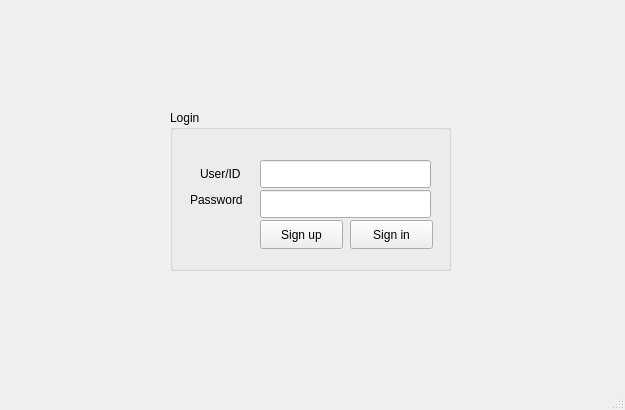
<?xml version="1.0" encoding="UTF-8"?>
<ui version="4.0">
 <class>LoginWindow</class>
 <widget class="QMainWindow" name="LoginWindow">
  <property name="geometry">
   <rect>
    <x>0</x>
    <y>0</y>
    <width>625</width>
    <height>410</height>
   </rect>
  </property>
  <property name="windowTitle">
   <string>LoginWindow</string>
  </property>
  <widget class="QWidget" name="centralwidget">
   <widget class="QGroupBox" name="groupBox">
    <property name="geometry">
     <rect>
      <x>170</x>
      <y>110</y>
      <width>281</width>
      <height>161</height>
     </rect>
    </property>
    <property name="title">
     <string>Login</string>
    </property>
    <widget class="QLabel" name="user_label">
     <property name="geometry">
      <rect>
       <x>30</x>
       <y>50</y>
       <width>50</width>
       <height>28</height>
      </rect>
     </property>
     <property name="text">
      <string>User/ID</string>
     </property>
    </widget>
    <widget class="QLabel" name="pw_label">
     <property name="geometry">
      <rect>
       <x>20</x>
       <y>80</y>
       <width>63</width>
       <height>20</height>
      </rect>
     </property>
     <property name="text">
      <string>Password</string>
     </property>
    </widget>
    <widget class="QPushButton" name="signIn_but">
     <property name="geometry">
      <rect>
       <x>180</x>
       <y>110</y>
       <width>83</width>
       <height>29</height>
      </rect>
     </property>
     <property name="text">
      <string>Sign in</string>
     </property>
    </widget>
    <widget class="QLineEdit" name="user_input">
     <property name="geometry">
      <rect>
       <x>90</x>
       <y>50</y>
       <width>171</width>
       <height>28</height>
      </rect>
     </property>
     <property name="inputMethodHints">
      <set>Qt::InputMethodHint::ImhLatinOnly</set>
     </property>
    </widget>
    <widget class="QLineEdit" name="pw_input">
     <property name="geometry">
      <rect>
       <x>90</x>
       <y>80</y>
       <width>171</width>
       <height>28</height>
      </rect>
     </property>
     <property name="inputMethodHints">
      <set>Qt::InputMethodHint::ImhHiddenText|Qt::InputMethodHint::ImhNoAutoUppercase|Qt::InputMethodHint::ImhNoPredictiveText|Qt::InputMethodHint::ImhSensitiveData</set>
     </property>
     <property name="text">
      <string/>
     </property>
     <property name="echoMode">
      <enum>QLineEdit::EchoMode::Password</enum>
     </property>
    </widget>
    <widget class="QPushButton" name="signUp_but">
     <property name="geometry">
      <rect>
       <x>90</x>
       <y>110</y>
       <width>83</width>
       <height>29</height>
      </rect>
     </property>
     <property name="text">
      <string>Sign up</string>
     </property>
    </widget>
   </widget>
  </widget>
  <widget class="QStatusBar" name="statusbar"/>
 </widget>
 <resources/>
 <connections/>
</ui>
